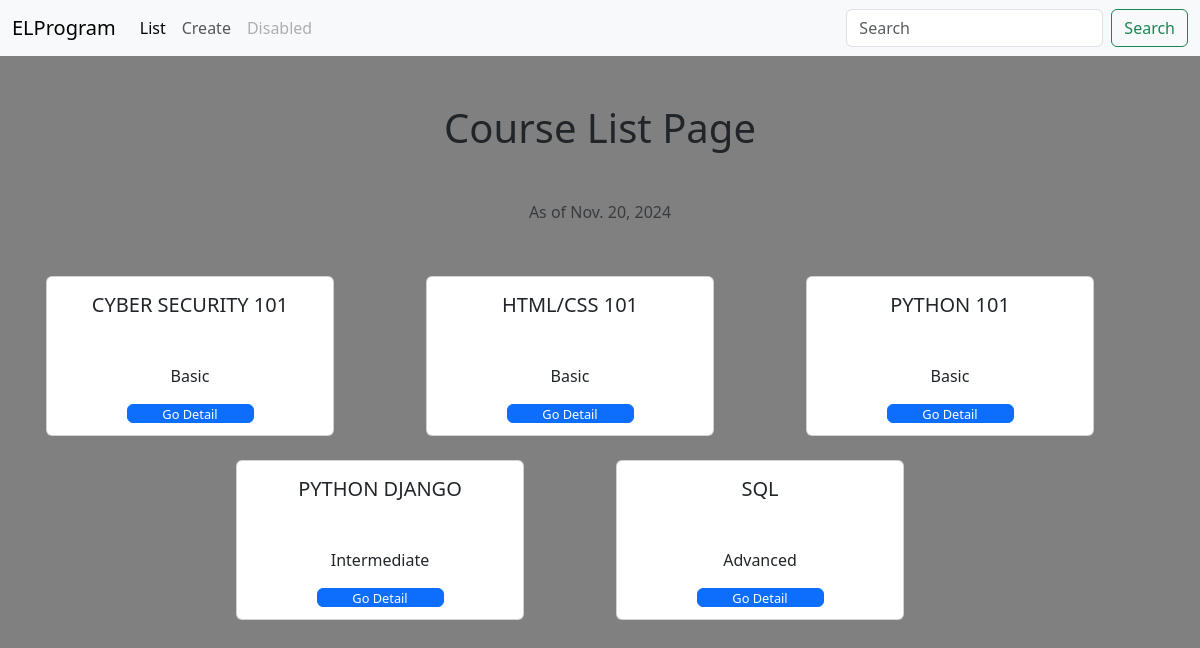
/course-list/, run on an earlier commit of the app's database.
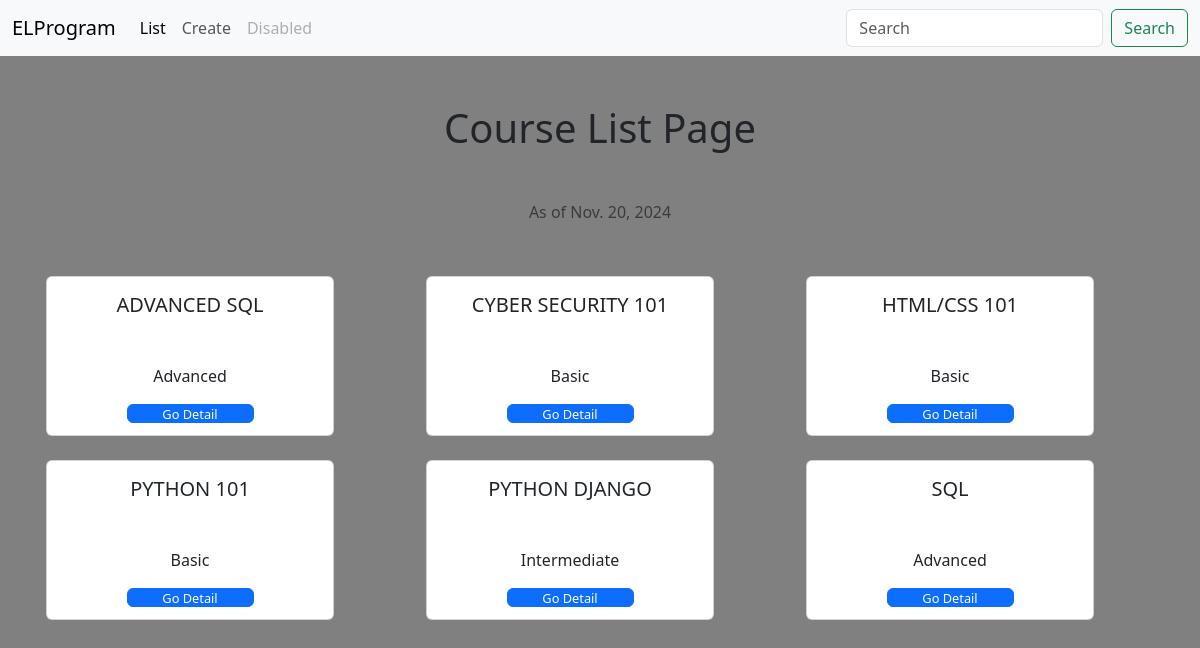
And on a later commit of the database.
### employee_learning/models.py (models this page shows, shortened)
class LearningCourse(models.Model):
    LEVEL=[('B','Basic'),('I','Intermediate'),('A','Advanced'),]
    title=models.CharField(max_length=50, unique=True)
    level=models.CharField(max_length=1, choices=LEVEL)
    employee=models.ManyToManyField(Employee)

### employee_learning/views.py (the view)
# urls.py: path('course-list/', CourseList.as_view(), name='course_list'),
class CourseList(ListView):
    queryset = LearningCourse.objects.order_by('title')
    template_name='employee_learning/course_list.html'
    context_object_name='course_object_list'
    def get_context_data(self, **kwargs):
        context = super().get_context_data(**kwargs)
        context['today'] = datetime.date.today()
        return context

### templates/employee_learning/course_list.html
{% extends "base/base.html" %}
{% load static %}
{% block body %}
<div class="container text-center">
    <h1 class="text-center m-5">Course List Page</h1>
    <p class="text-muted text-center mb-5">As of {{ today }}</p>
    <div class="row justify-content-center">
        {% for course in course_object_list %}
        <div class="col-lg-4 col-md-6 col-sm-12 mb-3">
            <div class="card m-1" style="width: 18rem; height: 10rem">
                <div class="card-body">
                    <h5 class="card-title h-50">{{ course.title|upper }}</h5>
                    <p class="card-text">{{ course.get_level_display }}</p>
                    <a href="{% url 'course_detail' course.pk %}" class="btn btn-primary p-0 d-block w-50 mx-auto" style="height: 1.2rem; font-size: 0.8rem;">Go Detail</a>
                </div>
            </div>
        </div>
        {% endfor %}
    </div>
</div>
{%endblock%}

What changed in the data, as far as the page shows it:
added LearningCourse: title "ADVANCED SQL", level "Advanced"
